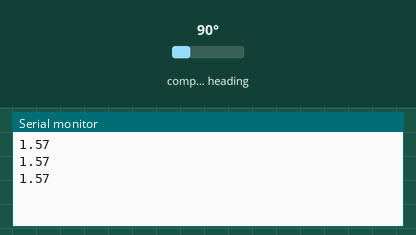
A sketch run on a simulated Arduino Uno, built with avr-gcc and run on an emulated ATmega328P. On the bench: the last lines printed to the serial monitor. Inputs (shaded band) come from the test bench; at power-on: compass heading 90°.

Above: at 1.3 s.
1.4 s: compass heading set to 7°
At 1.9 s:
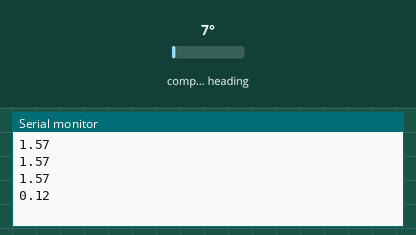
2.9 s: compass heading set to 180°
At 3.4 s:
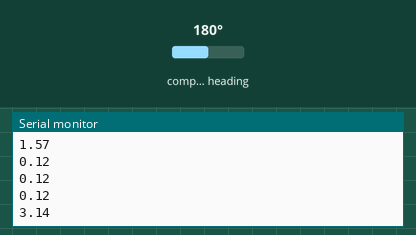
Timing chart, 0 to 5.9 s (numbered marks = the images above; inputs shaded):
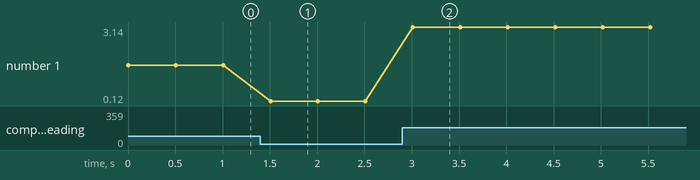

The sketch:

test_compass.ino
```cpp
#include "Arduino.h"
#include "Wire.h"
#include "Adafruit_Sensor.h"
#include "Adafruit_HMC5883_U.h"
#include "Compas.h"

#define MAG_DECLINAISON 0

// Compas compass(MAG_DECLINAISON)
Adafruit_HMC5883_Unified mag = Adafruit_HMC5883_Unified(12345);
// compass.init();
//mag = Adafruit_HMC5883_Unified(12345);
float northAngle = 0;

void setup(){
    Serial.begin(9600);
    mag.begin();
}

void loop(){
    sensors_event_t event;
    mag.getEvent(&event);
    northAngle = atan2(event.magnetic.y, event.magnetic.x);
    northAngle += MAG_DECLINAISON;
    if(northAngle < 0){
        northAngle += 2*PI;
    }
    else if(northAngle > 2*PI){
        northAngle -= 2*PI;
    }
    Serial.println(northAngle);
    delay(500);
}
```

Compas.cpp
```cpp
/*
  Compas.cpp - Librarie pour le compas utilite avec la station au sol Arduino 2016.
  Creer par Alex Tourigny-Plante et Simon Belley, 24 fevrier 2016.
  Propriete du Groupe aerospatial de l'Universite Laval.
*/

#include "Compas.h"


Compas::Compas(double declinaison){
	mMag = Adafruit_HMC5883_Unified(12345);
	mDeclinaisonAngle = declinaison;
}

void Compas::init(){
  mEtat = mMag.begin();
}

bool Compas:: getEtat(){
  return mEtat;
}


float Compas::getNorthAngle(){
  //Retourne l'angle du nord en radian. (0 rad = nord, pi/2 rad = est)
  sensors_event_t event;
  mMag.getEvent(&event);
  mNorthAngle=atan2(event.magnetic.y, event.magnetic.x);
  mNorthAngle+=mDeclinaisonAngle;
  if(mNorthAngle < 0){
    mNorthAngle+=(2*PI);
  }
  if(mNorthAngle > (2*PI)){
    mNorthAngle-=(2*PI);
  }
  return mNorthAngle;
}

 float Compas::getRocketAngle(float x1, float y1, float x2, float y2)
{
  //Donne l'angle à partir du nord pour rejoindre la cible
float RocketAngle=atan2(abs(y1-y2),abs(x1-x2));
if(y2 > y1){
    RocketAngle=(PI/2)-RocketAngle;
  }
else{
    RocketAngle=(PI/2)+RocketAngle;
  }
if(x2 > x1){
    RocketAngle=mNorthAngle+RocketAngle;
  }
else{
    RocketAngle=mNorthAngle-RocketAngle;
  }
  return RocketAngle;
}
```

Compas.h
```cpp
/*
  Compas.h - Librarie pour le compas utilite avec la station au sol Arduino 2016.
  Creer par Alex Tourigny-Plante et Simon Belley, 24 fevrier 2016.
  Propriete du Groupe aerospatial de l'Universite Laval.
*/
#ifndef Compas_h
#define Compas_h

#include "Arduino.h"
#include "Wire.h"
#include "Adafruit_Sensor.h"
#include "Adafruit_HMC5883_U.h"

class Compas
{
  public:
        Compas(double declinaison);
        float getNorthAngle();
        float getRocketAngle(float x1, float y1, float x2, float y2);
        bool getEtat();
        void init();
  private:
        float mDeclinaisonAngle;
        Adafruit_HMC5883_Unified mMag;
        float mNorthAngle;
        bool mEtat;
        const float mPi=3.141593;
};

#endif
```

Measured:
- after the input at 1.4 s, the serial monitor: prints a new line after 0.11 s (image 1)
- after the input at 2.9 s, the serial monitor: prints a new line after 0.11 s (image 2)
- plotted number 1: 1.57 → 0.12 after the input at 1.4 s, 0.12 → 3.14 after the input at 2.9 s
